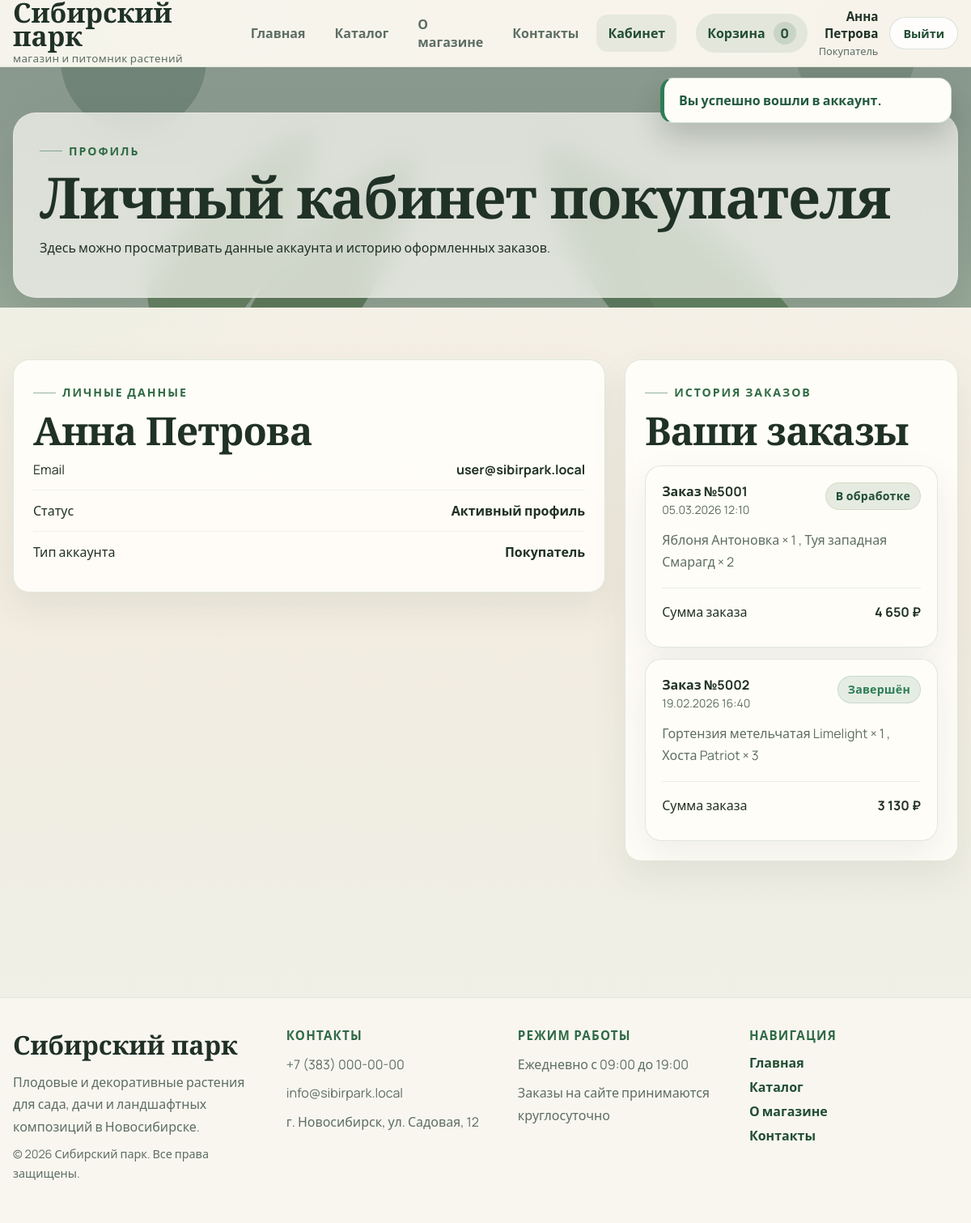
The app's page /profile.php (signed in) with its own data.
### tables this page shows
CREATE TABLE `orders` (
    `id` INT UNSIGNED NOT NULL AUTO_INCREMENT,
    `user_id` INT UNSIGNED DEFAULT NULL,
    `customer_name` VARCHAR(190) NOT NULL,
    `customer_phone` VARCHAR(50) NOT NULL,
    `customer_email` VARCHAR(190) NOT NULL,
    `customer_address` TEXT NOT NULL,
    `delivery_method` VARCHAR(100) NOT NULL,
    `payment_method` VARCHAR(100) NOT NULL,
    `total_amount` DECIMAL(10, 2) NOT NULL DEFAULT 0.00,
    `status` ENUM('new', 'processing', 'completed', 'cancelled') NOT NULL DEFAULT 'new',
    `created_at` TIMESTAMP NOT NULL DEFAULT CURRENT_TIMESTAMP,
    PRIMARY KEY (`id`),
    KEY `idx_orders_user` (`user_id`),
    CONSTRAINT `fk_orders_user`
        FOREIGN KEY (`user_id`) REFERENCES `users` (`id`)
        ON DELETE SET NULL ON UPDATE CASCADE
);

CREATE TABLE `order_items` (
    `id` INT UNSIGNED NOT NULL AUTO_INCREMENT,
    `order_id` INT UNSIGNED NOT NULL,
    `product_id` INT UNSIGNED DEFAULT NULL,
    `product_name` VARCHAR(190) NOT NULL,
    `price` DECIMAL(10, 2) NOT NULL,
    `quantity` INT NOT NULL,
    `subtotal` DECIMAL(10, 2) NOT NULL,
    PRIMARY KEY (`id`),
    KEY `idx_order_items_order` (`order_id`),
    KEY `idx_order_items_product` (`product_id`),
    CONSTRAINT `fk_order_items_order`
        FOREIGN KEY (`order_id`) REFERENCES `orders` (`id`)
        ON DELETE CASCADE ON UPDATE CASCADE,
    CONSTRAINT `fk_order_items_product`
        FOREIGN KEY (`product_id`) REFERENCES `products` (`id`)
        ON DELETE SET NULL ON UPDATE CASCADE
);

### includes/auth.php (called while the page is built, shortened)
<?php
function current_user(): ?array
{
    $user = $_SESSION['user'] ?? null;
    return is_array($user) ? $user : null;
}

### includes/functions.php (called while the page is built, shortened)
<?php
function e(?string $value): string
{
    return htmlspecialchars((string) $value, ENT_QUOTES | ENT_SUBSTITUTE, 'UTF-8');
}
function format_price(float|int|string $value): string
{
    return number_format((float) $value, 0, ',', ' ') . ' ₽';
}
function format_date(string $value): string
{
    $timestamp = strtotime($value);
    return $timestamp ? date('d.m.Y H:i', $timestamp) : $value;
}
function order_status_label(string $status): string
{
    return [
        'new' => 'Новый',
        'processing' => 'В обработке',
        'completed' => 'Завершён',
        'cancelled' => 'Отменён',
    ][$status] ?? $status;
}
function order_status_class(string $status): string
{
    return [
        'new' => 'admin-status--new',
        'processing' => 'admin-status--processing',
        'completed' => 'admin-status--confirmed',
        'cancelled' => 'admin-status--cancelled',
    ][$status] ?? 'admin-status--default';
}
function fetch_user_orders(PDO $pdo, int $userId): array
{
    $statement = $pdo->prepare(
        'SELECT * FROM orders WHERE user_id = :user_id ORDER BY created_at DESC, id DESC'
    );
    $statement->execute(['user_id' => $userId]);
    return $statement->fetchAll();
}
function fetch_order_items(PDO $pdo, int $orderId): array
{
    $statement = $pdo->prepare(
        'SELECT * FROM order_items WHERE order_id = :order_id ORDER BY id ASC'
    );
    $statement->execute(['order_id' => $orderId]);
    return $statement->fetchAll();
}

### profile.php (the view, shortened to what this page needs)
<?php
require_once __DIR__ . '/config/db.php';
require_once __DIR__ . '/includes/functions.php';
require_once __DIR__ . '/includes/auth.php';
$pdo = db();
$user = current_user();
$orders = fetch_user_orders($pdo, (int) $user['id']);
require_once __DIR__ . '/includes/header.php';
?>
<main class="page-main">
    <section class="page-banner compact">
        <div class="container">
            <p class="eyebrow">Профиль</p>
            <h1>Личный кабинет покупателя</h1>
            <p>Здесь можно просматривать данные аккаунта и историю оформленных заказов.</p>
        </div>
    </section>
    <section class="section">
        <div class="container profile-layout">
            <section class="profile-stack">
                <article class="profile-card card">
                    <p class="eyebrow">Личные данные</p>
                    <h2><?= e($user['name']) ?></h2>
                    <div class="profile-line">
                        <span>Email</span>
                        <strong><?= e($user['email']) ?></strong>
                    </div>
                    <div class="profile-line">
                        <span>Статус</span>
                        <strong>Активный профиль</strong>
                    </div>
                    <div class="profile-line">
                        <span>Тип аккаунта</span>
                        <strong><?= $user['role'] === 'admin' ? 'Администратор' : 'Покупатель' ?></strong>
                    </div>
                </article>
            </section>
            <section class="profile-orders">
                <article class="profile-card profile-orders-card card">
                    <p class="eyebrow">История заказов</p>
                    <h2>Ваши заказы</h2>
                    <?php if ($orders): ?>
                        <?php foreach ($orders as $order): ?>
                            <?php $items = fetch_order_items($pdo, (int) $order['id']); ?>
                            <article class="profile-order card">
                                <div class="profile-order-head">
                                    <div>
                                        <strong>Заказ №<?= (int) $order['id'] ?></strong>
                                        <p class="mini-note"><?= e(format_date($order['created_at'])) ?></p>
                                    </div>
                                    <span class="admin-status <?= e(order_status_class($order['status'])) ?>">
                                        <?= e(order_status_label($order['status'])) ?>
                                    </span>
                                </div>
                                <p class="profile-order-items">
                                    <?php foreach ($items as $index => $item): ?>
                                        <?= $index > 0 ? ', ' : '' ?>
                                        <?= e($item['product_name']) ?> × <?= (int) $item['quantity'] ?>
                                    <?php endforeach; ?>
                                </p>
                                <div class="summary-row total">
                                    <span>Сумма заказа</span>
                                    <strong><?= e(format_price((float) $order['total_amount'])) ?></strong>
                                </div>
                            </article>
                        <?php endforeach; ?>
                    <?php endif; ?>
                </article>
            </section>
        </div>
    </section>
</main>
<?php require_once __DIR__ . '/includes/footer.php'; ?>

### assets/css/variables.css (style rules this page uses)
:root { --color-bg: #f5f1e8; --color-surface: #fffdf8; --color-surface-strong: #ffffff; --color-surface-soft: #eef4ea; --color-primary: #2f6a45; --color-primary-dark: #224e33; --color-primary-soft: #dfeedd; --color-accent: #b46d32; --color-text: #203126; --color-text-muted: #5d6e63; --color-border: rgba(47, 106, 69, 0.14); --color-danger: #b44343; --color-success: #2d7d55; --shadow-soft: 0 18px 45px rgba(39, 62, 48, 0.08); --shadow-card: 0 12px 30px rgba(44, 71, 55, 0.1); --shadow-deep: 0 28px 70px rgba(31, 48, 37, 0.16); --glass-surface: rgba(255, 253, 248, 0.72); --radius-sm: 14px; --radius-md: 20px; --radius-lg: 28px; --radius-pill: 999px; --container: 1200px; --transition: 0.25s ease; }

### assets/css/base.css (style rules this page uses)
*, *::before, *::after { box-sizing: border-box; }
html { scroll-behavior: smooth; }
body { margin: 0; font-family: "Manrope", "Segoe UI", sans-serif; color: var(--color-text); background: radial-gradient(circle at top left, rgba(223, 238, 221, 0.92), transparent 28%), radial-gradient(circle at top right, rgba(180, 109, 50, 0.1), transparent 18%), linear-gradient(180deg, #f8f5ee 0%, #f2ece0 48%, #eef2ea 100%); }
main { min-height: calc(100vh - 220px); }
.container { width: min(100% - 32px, var(--container)); margin: 0 auto; }
.section { padding: 64px 0; }
.page-main { padding-bottom: 48px; }
.page-banner { position: relative; overflow: hidden; padding: 56px 0 24px; background: linear-gradient(rgba(26, 52, 38, 0.48), rgba(26, 52, 38, 0.36)), url("../images/placeholders/foliage-banner.svg") center/cover no-repeat; }
.page-banner.compact { padding-bottom: 12px; }
.page-banner .container { position: relative; z-index: 1; padding: 30px 32px; border-radius: var(--radius-lg); border: 1px solid rgba(255, 255, 255, 0.18); background: rgba(250, 248, 243, 0.72); backdrop-filter: blur(18px); box-shadow: var(--shadow-deep); }
.page-banner h1, .hero-copy h1, .section-heading h2, .auth-info h1, .product-main h1, .summary-card h2, .form-card h2, .admin-section h2, .profile-card h2 { margin: 0; font-family: "Cormorant Garamond", Georgia, serif; font-weight: 700; line-height: 0.95; letter-spacing: -0.02em; }
.page-banner h1, .auth-info h1, .product-main h1 { font-size: clamp(2.7rem, 6vw, 4.4rem); }
.section-heading h2, .summary-card h2, .form-card h2, .admin-section h2, .profile-card h2 { font-size: clamp(2.15rem, 4vw, 3.2rem); }
p, li { line-height: 1.7; }
.eyebrow { display: inline-flex; align-items: center; gap: 8px; margin: 0 0 12px; color: var(--color-primary); font-size: 0.88rem; font-weight: 800; letter-spacing: 0.14em; text-transform: uppercase; }
.eyebrow::before { content: ""; width: 28px; height: 1px; background: currentColor; opacity: 0.5; }
.card { background: rgba(255, 253, 248, 0.95); border: 1px solid var(--color-border); border-radius: var(--radius-md); box-shadow: var(--shadow-soft); }

### assets/css/pages.css (style rules this page uses)
.page-banner p, .auth-info p { max-width: 760px; }
.profile-orders, .admin-panels { display: grid; gap: 24px; }
.profile-order { padding: 20px; }
.profile-order-head { display: flex; align-items: flex-start; justify-content: space-between; gap: 16px; }
.profile-order + .profile-order { margin-top: 14px; }
.profile-order-items { margin: 12px 0 0; color: var(--color-text-muted); }
.profile-orders-card h2 { margin-bottom: 20px; }
.mini-note { margin: 0; color: var(--color-text-muted); font-size: 0.88rem; }
.summary-row { display: flex; justify-content: space-between; gap: 16px; }
.summary-row.total { margin-top: 18px; padding-top: 18px; border-top: 1px solid rgba(47, 106, 69, 0.1); }
.catalog-layout, .cart-layout, .checkout-layout, .auth-layout, .profile-layout { display: grid; grid-template-columns: minmax(0, 1.6fr) minmax(280px, 0.9fr); gap: 24px; }
.filter-panel, .summary-card, .catalog-toolbar, .product-main, .profile-card, .admin-section, .form-card { padding: 24px; }
.admin-status { display: inline-flex; align-items: center; justify-content: center; min-height: 34px; padding: 0 12px; border-radius: 999px; font-size: 0.88rem; font-weight: 700; }
.admin-status--processing { background: rgba(47, 106, 69, 0.12); color: var(--color-primary-dark); }
.admin-status--confirmed { background: rgba(45, 125, 85, 0.12); color: var(--color-success); }

### records on screen
orders: id "5001", created_at "05.03.2026 12:10", status "В обработке", total_amount "4 650 ₽"
order_items: product_name "Яблоня Антоновка", quantity "1"
order_items: product_name "Туя западная Смарагд", quantity "2"
orders: id "5002", created_at "19.02.2026 16:40", status "Завершён", total_amount "3 130 ₽"
order_items: product_name "Гортензия метельчатая Limelight", quantity "1"
order_items: product_name "Хоста Patriot", quantity "3"

### other values on screen
cart_count() "0"
$user['name'] "Анна Петрова"
$message['message'] "Вы успешно вошли в аккаунт."
$user['email'] "user@sibirpark.local"
